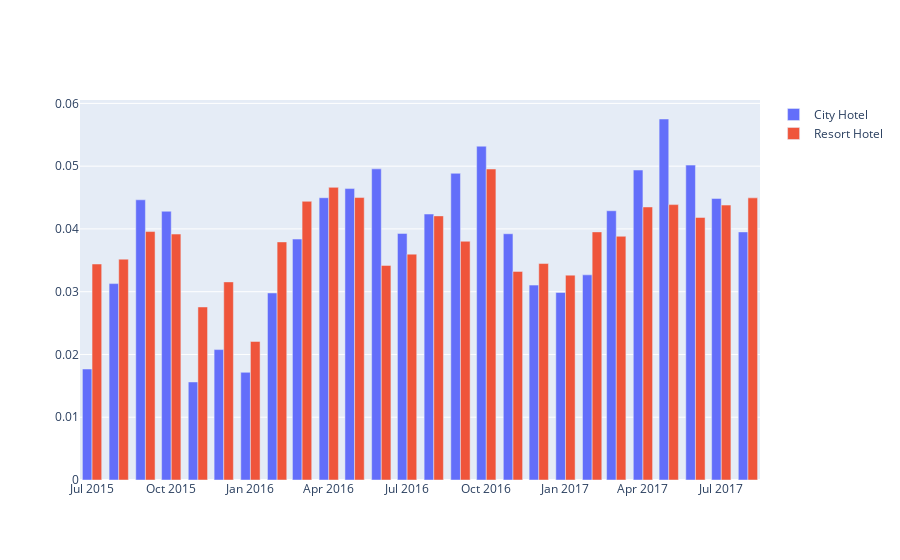

The notebook cell this image was saved under:
### Markdown cell above
#### Arrival Month Year For Each Hotel & ADR

we want to compare how does number of booking difference in two hotels from month to month

### Code cell
hotel_month_year =  pd.crosstab(df['month_year'], df['hotel'], normalize = 'columns')

fig = go.Figure(data=[
    go.Bar(name='City Hotel', x=hotel_month_year.index, y=hotel_month_year['City Hotel']),
    go.Bar(name='Resort Hotel', x=hotel_month_year.index, y=hotel_month_year['Resort Hotel'])
])
# Change the bar mode
fig.update_layout(barmode='group')
fig.show()

# we see a different trend for 2 different hotels 

# for resort hotels : 

# resort hotel in general out perfrom city hotel during winter period (November, December ,January)
# and why is so :
# our assumption is resort hotels generally offer more attraction compared to the city hotel
# while city hotel offered the possibility of exploring around hence it's located around the city 
# since the winter weather is not the nicest weather to go around, maybe that's why resort hotel is more preferable during
# the winter 

#2nd reason : 

# city hotel and resort hotel here are located in 2 different region 
# resort hotel located in algarve 
# while city hotel located in Lisbon 

# according to :
#https://www.algarveuncovered.com/out-of-season/, in algrave region the weather is somewhere (17 - 20) Celcius during the winter
# which still kind of warm 

# while in lisbon the weather tend to get cooler between 
#8 - 15 c in the winter this weather might be ther reason the booking during the winter for city hotel is way less 
# compared to the booking during the summer / warmer months

### Figure 1 — Plotly figure (JSON) as saved in the notebook; plotly's stock layout.template omitted (floating-point values rounded to 4 significant figures)
{"data": [{"name": "City Hotel", "type": "bar", "x": ["2015-07", "2015-08", "2015-09", "2015-10", "2015-11", "2015-12", "2016-01", "2016-02", "2016-03", "2016-04", "2016-05", "2016-06", "2016-07", "2016-08", "2016-09", "2016-10", "2016-11", "2016-12", "2017-01", "2017-02", "2017-03", "2017-04", "2017-05", "2017-06", "2017-07", "2017-08"], "y": [0.01768, 0.03129, 0.04464, 0.04282, 0.01562, 0.02078, 0.01715, 0.0298, 0.03838, 0.04497, 0.04643, 0.04957, 0.03928, 0.04237, 0.04886, 0.05318, 0.03923, 0.03105, 0.02987, 0.03268, 0.04289, 0.04938, 0.05751, 0.05017, 0.04486, 0.03952]}, {"name": "Resort Hotel", "type": "bar", "x": ["2015-07", "2015-08", "2015-09", "2015-10", "2015-11", "2015-12", "2016-01", "2016-02", "2016-03", "2016-04", "2016-05", "2016-06", "2016-07", "2016-08", "2016-09", "2016-10", "2016-11", "2016-12", "2017-01", "2017-02", "2017-03", "2017-04", "2017-05", "2017-06", "2017-07", "2017-08"], "y": [0.03441, 0.03518, 0.03958, 0.03918, 0.02757, 0.03156, 0.02207, 0.03793, 0.0444, 0.04662, 0.045, 0.03419, 0.03598, 0.04208, 0.03803, 0.04954, 0.03324, 0.03449, 0.03264, 0.03953, 0.03883, 0.0435, 0.04387, 0.04183, 0.0438, 0.04495]}], "layout": {"barmode": "group"}}
